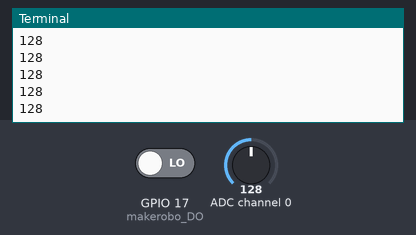
Recording of a program running on a simulated Raspberry Pi (BCM pin numbers). Shown: the last lines printed to the terminal. The inputs (shaded band) are chosen by the test bench; at power-on: GPIO 17 (makerobo_DO) LOW, ADC channel 0 = 128 (analog values on the 0–255 scale). Library files of the repository ran but are not shown: PCF8591.py.

Above: at 1.2 s.
1.3 s: GPIO 17 (makerobo_DO) driven HIGH
2.9 s: ADC channel 0 set to 178
At 3.17 s:
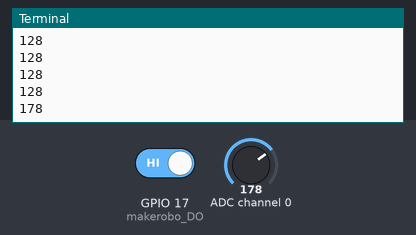
4.4 s: ADC channel 0 set to 224
At 4.58 s:
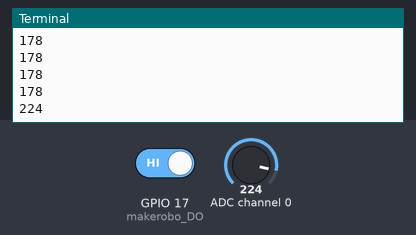
Timing chart, 0 to 7.4 s (numbered marks = the images above; inputs shaded):
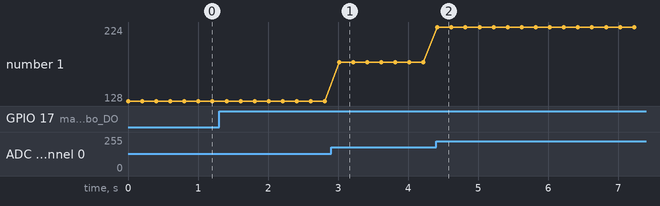

Measured:
- after the input at 2.9 s, the terminal: prints a new line after 0.11 s (image 1)
- after the input at 4.4 s, the terminal: prints a new line at once (image 2)
- plotted number 1: 128 → 178 after the input at 2.9 s, 178 → 224 after the input at 4.4 s

The program:

13raindrop.py
```python
import PCF8591 as ADC
import RPi.GPIO as GPIO
import time
import math

makerobo_DO = 17
GPIO.setmode(GPIO.BCM)


def makerobo_setup():
    ADC.setup(0x48)
    GPIO.setup(makerobo_DO, GPIO.IN)


def makerobo_Print(x):
    if x == 1:
        print("")
        print("************************")
        print("* makerobo Not raining *")
        print("************************")
        print("")
    if x == 0:
        print("")
        print("************************")
        print("*  makerobo Raining!!  *")
        print("************************")
        print("")


def makerobo_loop():
    makerobo_status = 1
    while True:
        print(ADC.read(0))
        makerobo_tmp = GPIO.input(makerobo_DO)
        if makerobo_tmp != makerobo_status:
            makerobo_Print(makerobo_tmp)
            makerobo_status = makerobo_tmp
        time.sleep(0.2)


if __name__ == '__main__':
    try:
        makerobo_setup()
        makerobo_loop()
    except KeyboardInterrupt:
        pass
```
